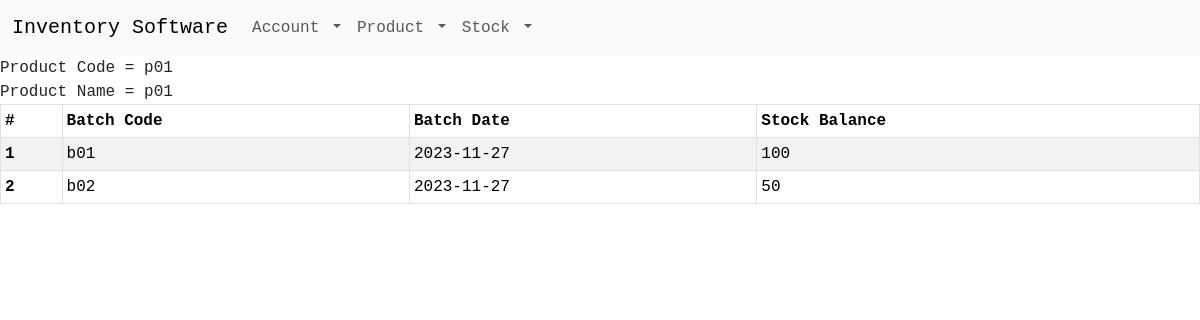
The page /view-stock-detail/1 on the database its author committed.
### app/models.py (models this page shows)
class Product(db.Model):
    id = db.Column(db.Integer, primary_key=True)
    productCode = db.Column(db.String(250), unique=True, nullable=False)
    productName = db.Column(db.String(250), nullable=False)
    description = db.Column(db.String(250), nullable=False)
    rate = db.Column(db.Float, nullable=False)

class StockInOut(db.Model):
    id = db.Column(db.Integer, primary_key=True)
    batchCode = db.Column(db.Integer, unique=True, nullable=False)
    batchDate = db.Column(db.Date, nullable=False)
    inOut = db.Column(db.Integer, nullable=False, default=0)

### app/views.py (the view)
@app.route("/view-stock-detail/<product_id>", methods=["GET", "POST"])
def viewStockDetail(product_id):
    query = "SELECT productCode, productName, batchCode, batchDate, iif(inOut == 0, quantity, -quantity) as stockBalance FROM stock_in_out as sio, stock_in_out_detail as siod, product as p WHERE siod.productId = " + product_id + " and sio.id = siod.stockInOutId and p.id = siod.productId"
    try:
        connection = sqlite3.connect("billing.db")
        cursor = connection.cursor()
        details = cursor.execute(query).fetchall()
        cursor.close()
        connection.close()
        return render_template("view_stock_detail.html", details=details)
    except:
        flash("Error occurred", "danger")
    return render_template("view_stock_detail.html")

### app/templates/view_stock_detail.html
{% extends 'base.html' %}
{% block content %}
<div>
  Product Code = {{ details[0][0] }}
  <br>
  Product Name = {{ details[0][1] }}
</div>
<table class="table table-striped table-bordered table-hover table-sm">
    <thead>
      <tr>
        <th scope="col">#</th>
        <th scope="col">Batch Code</th>
        <th scope="col">Batch Date</th>
        <th scope="col">Stock Balance</th>
      </tr>
    </thead>
    <tbody>
      {% for deatil in details %}
        <tr>
          <th scope="row">{{ loop.index }}</th>
          <td>{{ deatil[2] }}</td>
          <td>{{ deatil[3] }}</td>
          <td>{{ deatil[4] }}</td>
        </tr>
      {% endfor %}
    </tbody>
  </table>
{% endblock %}

### app/static/styles/base.css (style rules this page uses)
* { font-family: "Lucida Console", "Courier New", monospace; }

### rows shown on the page
Product: productCode "p01", productName "p01"
StockInOut: batchCode "b01", batchDate "2023-11-27", deatil "100"
StockInOut: batchCode "b02", batchDate "2023-11-27", deatil "50"
